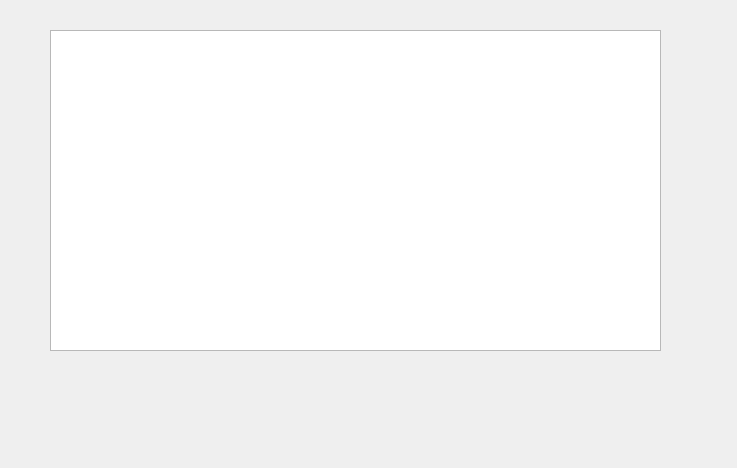
<?xml version="1.0" encoding="UTF-8"?>
<ui version="4.0">
 <class>prims</class>
 <widget class="QDialog" name="prims">
  <property name="geometry">
   <rect>
    <x>0</x>
    <y>0</y>
    <width>737</width>
    <height>468</height>
   </rect>
  </property>
  <property name="windowTitle">
   <string>Dialog</string>
  </property>
  <widget class="QTableWidget" name="primsDisplayWidget">
   <property name="geometry">
    <rect>
     <x>50</x>
     <y>30</y>
     <width>611</width>
     <height>321</height>
    </rect>
   </property>
  </widget>
 </widget>
 <resources/>
 <connections/>
</ui>
